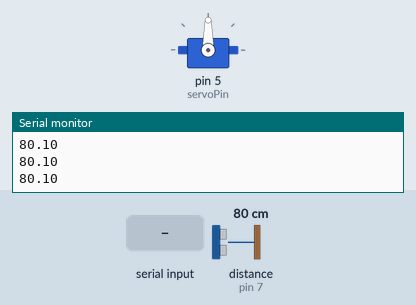
A sketch run on a simulated Arduino Uno, built with avr-gcc and run on an emulated ATmega328P. Shown: servo, the last lines printed to the serial monitor. Wiring (inferred from the names in the program): ultrasonic range finder: trigger pin 6; echo pin 7. Inputs (shaded band) come from the test bench; at power-on: distance to the obstacle (sensor on pin 7) 80 cm. The echo pulse lasts 58.3 µs per cm.

Above: at 1.2 s.
1.3 s: distance to the obstacle (sensor on pin 7) set to 50 cm
2.8 s: distance to the obstacle (sensor on pin 7) set to 42 cm
At 2.96 s:
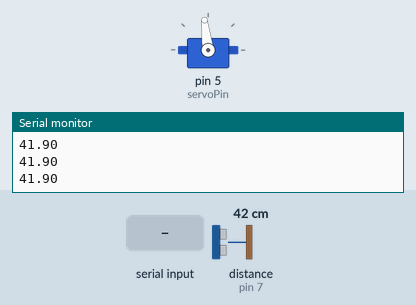
5.2 s: "90,45\n" received over Serial
At 7.4 s:
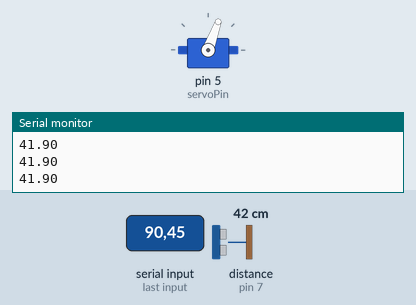
7.7 s: "5\n" received over Serial
At 9.9 s:
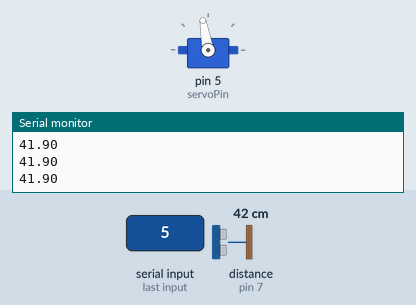
10.4 s: distance to the obstacle (sensor on pin 7) set to 2 cm
At 11.8 s:
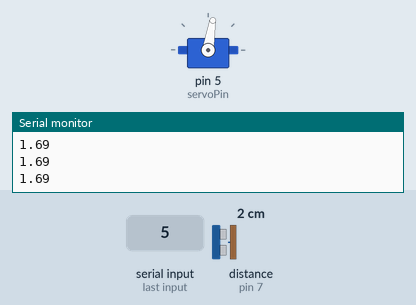
Timing chart, 0 to 14.4 s (numbered marks = the images above; inputs shaded):
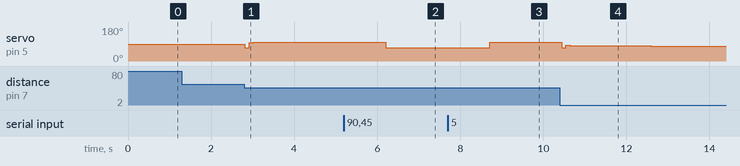

The sketch:

NewBlue.ino
```cpp
// note: for my beam to be horizontal, Servo Motor angle should be 102 degrees.

int last_reading;
#include<Servo.h>
#include<PID_v1.h>


const int servoPin = 5;                                               //Servo Pin

const int TrigPin = 6;

const int EchoPin = 7;


float Kp = 0.58;                                                      //Initial Proportional Gain
float Ki = 0.15;                                                      //Initial Integral Gain
float Kd = 0.35;                                                    //Intitial Derivative Gain
double Setpoint, Input, Output, ServoOutput;
int i,j,s=21.5;


PID myPID(&Input, &Output, &Setpoint, Kp, Ki, Kd, REVERSE);           //Initialize PID object, which is in the class PID.


Servo myServo;                                                       //Initialize Servo.


void setup() {

  Serial.begin(9600);                                                //Begin Serial
  pinMode(TrigPin, OUTPUT);
  pinMode(EchoPin, INPUT);

  myServo.attach(servoPin);                                          //Attach Servo

  Input = readPosition();                                            //Calls function readPosition() and sets the balls
                                                                     //  position as the input to the PID algorithm


  myPID.SetMode(AUTOMATIC);                                          //Set PID object myPID to AUTOMATIC
  myPID.SetOutputLimits(-15,15);                                     //Set Output limits to -80 and 80 degrees.
}

void loop()
{
   if(Serial.available()>0)
   {
      String data= Serial.readString(); // reading the data received from the bluetooth module
      i=(data[0]-'0')*10;
      j=data[1]-'0';
      s=i+j;
   }
  Setpoint =s;
  Input = readPosition();


 if(Input<45)
 {
  myPID.Compute();                                                   //computes Output in range of -80 to 80 degrees
  ServoOutput=85+Output;                                            // 102 degrees is my horizontal
  myServo.write(ServoOutput);                                        //Writes value of Output to servo
 }

}


float readPosition() {
  //delay(20);                                                            //Don't set too low or echos will run into eachother.

double duration, cm;
double now = millis();
  digitalWrite(TrigPin, LOW);
  delayMicroseconds(2);
  digitalWrite(TrigPin, HIGH);
  delayMicroseconds(10);
  digitalWrite(TrigPin, LOW);
  duration = pulseIn(EchoPin, HIGH);
  cm = duration/(29*2);
 /* if (cm <7 ) {cm=6; Serial.println("Mazen");}*/
  Serial.println(cm);

  return cm;                                          //Returns distance value.
}
```

Measured:
- after the input at 2.8 s, servo on pin 5 (servoPin): 90° → 70° at once, → 97° 0.10 s later, → 98° 0.10 s later, → 99° 0.31 s later, … (5 changes in this stretch)
- after the input at 5.2 s, servo on pin 5 (servoPin): 100° → 70° after 1.0 s
- after the input at 7.7 s, servo on pin 5 (servoPin): 70° → 99° after 1.0 s, → 100° 0.21 s later
- after the input at 10.4 s, servo on pin 5 (servoPin): 100° → 70° after 0.05 s, → 83° 0.10 s later, → 82° 0.10 s later, → 81° 0.62 s later, … (8 changes in this stretch)
